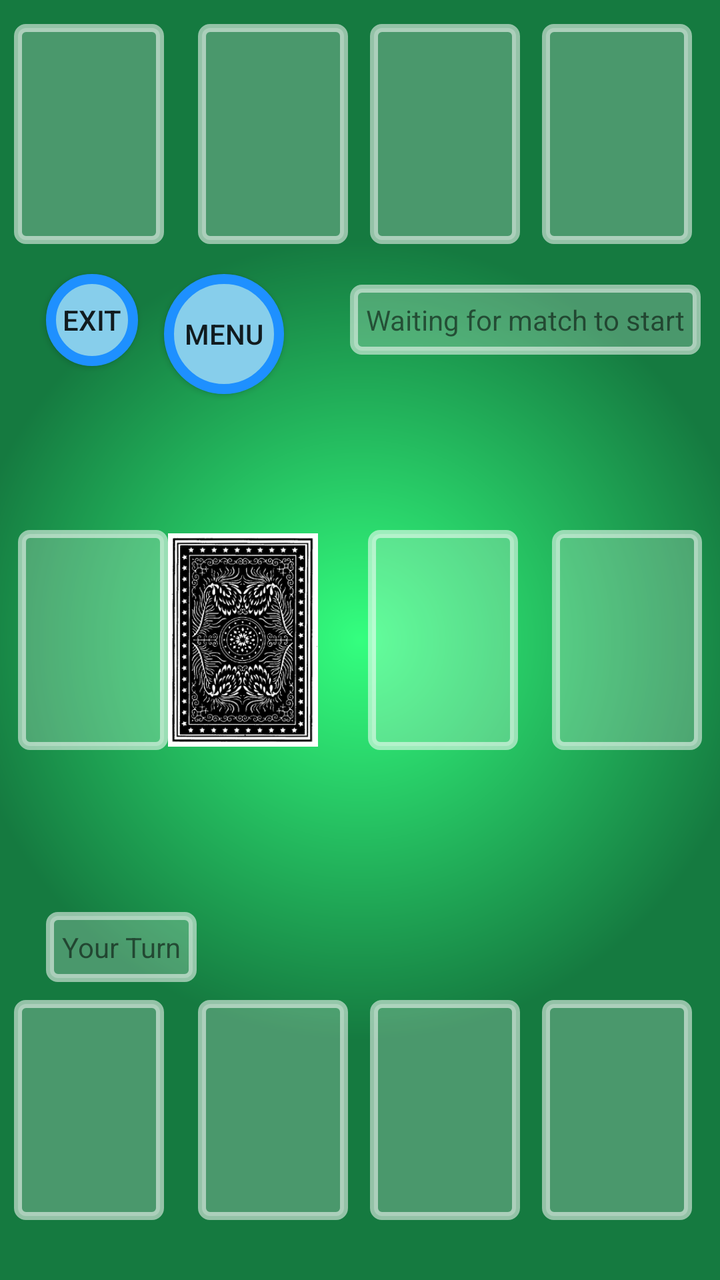
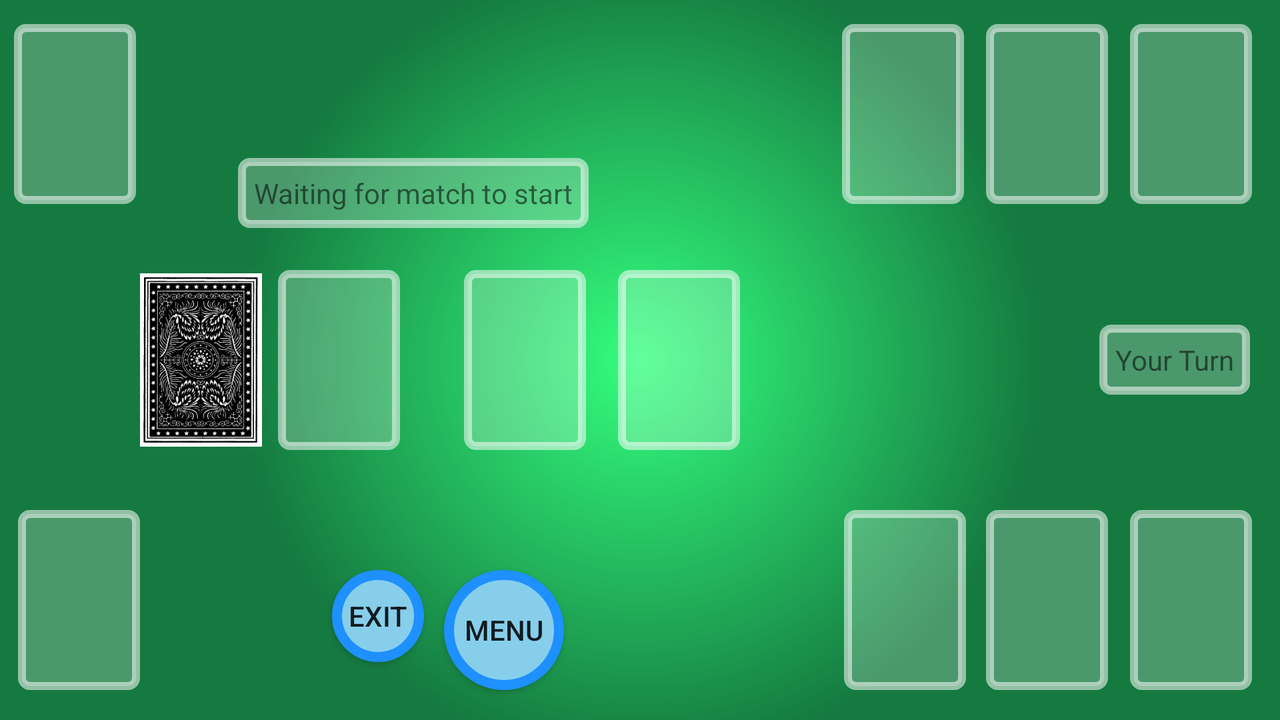

First picture: res/layout/ on a phone held upright. Second picture: the repository's own variant of that layout, on a device whose configuration matches the variant's folder. Source for both follows.
<!-- AndroidManifest.xml: application theme AppTheme -->
<!-- res/layout/fragment_briscola_match.xml -->
<?xml version="1.0" encoding="utf-8"?>
<RelativeLayout xmlns:android="http://schemas.android.com/apk/res/android"
    xmlns:app="http://schemas.android.com/apk/res-auto"
    xmlns:tools="http://schemas.android.com/tools"
    android:id="@+id/layout"
    android:layout_width="match_parent"
    android:layout_height="match_parent"
    android:background="@drawable/background_shape"
    android:orientation="horizontal"
    >

    <RelativeLayout
        android:id="@+id/relativeLayout2"
        android:layout_width="match_parent"
        android:layout_height="wrap_content"
        android:layout_alignParentStart="true"
        android:layout_alignParentTop="true"
        android:layout_marginTop="12dp"
        android:orientation="horizontal">

        <ImageView
            android:id="@+id/player1PileSlot"
            android:layout_width="75dp"
            android:layout_height="110dp"
            android:layout_alignParentStart="true"
            android:layout_alignParentTop="true"
            android:layout_marginStart="7dp"
            app:srcCompat="@drawable/card_slot_shape" />

        <ImageView
            android:id="@+id/player1Card0Slot"
            android:layout_width="75dp"
            android:layout_height="110dp"
            android:layout_alignParentEnd="true"
            android:layout_alignParentTop="true"
            android:layout_marginEnd="14dp"
            app:srcCompat="@drawable/card_slot_shape" />

        <ImageView
            android:id="@+id/player1Card1Slot"
            android:layout_width="75dp"
            android:layout_height="110dp"
            android:layout_alignParentTop="true"
            android:layout_marginEnd="11dp"
            android:layout_toStartOf="@+id/player1Card0Slot"
            app:srcCompat="@drawable/card_slot_shape" />

        <ImageView
            android:id="@+id/player1Card2Slot"
            android:layout_width="75dp"
            android:layout_height="110dp"
            android:layout_alignParentTop="true"
            android:layout_marginRight="11dp"
            android:layout_toStartOf="@+id/player1Card1Slot"
            app:srcCompat="@drawable/card_slot_shape" />
    </RelativeLayout>

    <RelativeLayout
        android:id="@+id/relativeLayout3"
        android:layout_width="match_parent"
        android:layout_height="wrap_content"
        android:orientation="horizontal"
        android:layout_centerVertical="true"
        android:layout_alignParentStart="true">



        <ImageView
            android:id="@+id/briscolaSlot"
            android:layout_width="75dp"
            android:layout_height="110dp"
            app:srcCompat="@drawable/card_slot_shape"
            android:layout_alignParentTop="true"
            android:layout_toStartOf="@+id/deckSlot" />

        <ImageView
            android:id="@+id/deckSlot"
            android:layout_width="75dp"
            android:layout_height="110dp"
            app:srcCompat="@drawable/default_card_background"
            android:layout_alignParentTop="true"
            android:layout_toStartOf="@+id/surfaceSlot0"
            android:layout_marginEnd="25dp" />

        <ImageView
            android:id="@+id/surfaceSlot0"
            android:layout_width="75dp"
            android:layout_height="110dp"
            android:layout_alignParentTop="true"
            android:layout_marginEnd="17dp"
            android:layout_toStartOf="@+id/surfaceSlot1"
            android:adjustViewBounds="false"
            app:srcCompat="@drawable/card_slot_shape" />

        <ImageView
            android:id="@+id/surfaceSlot1"
            android:layout_width="75dp"
            android:layout_height="110dp"
            android:layout_alignParentEnd="true"
            android:layout_alignParentTop="true"
            android:layout_marginEnd="9dp"
            app:srcCompat="@drawable/card_slot_shape" />

    </RelativeLayout>

    <RelativeLayout
        android:id="@+id/relativeLayout1"
        android:layout_width="match_parent"
        android:layout_height="wrap_content"
        android:layout_alignParentBottom="true"
        android:layout_alignParentStart="true"
        android:layout_marginBottom="30dp"
        android:orientation="horizontal">

        <ImageView
            android:id="@+id/player0PileSlot"
            android:layout_width="75dp"
            android:layout_height="110dp"
            android:layout_alignParentStart="true"
            android:layout_alignParentTop="true"
            android:layout_marginStart="7dp"
            app:srcCompat="@drawable/card_slot_shape" />

        <ImageView
            android:id="@+id/player0Card0Slot"
            android:layout_width="75dp"
            android:layout_height="110dp"
            android:layout_alignParentEnd="true"
            android:layout_alignParentTop="true"
            android:layout_marginEnd="14dp"
            app:srcCompat="@drawable/card_slot_shape" />

        <ImageView
            android:id="@+id/player0Card1Slot"
            android:layout_width="75dp"
            android:layout_height="110dp"
            android:layout_alignParentTop="true"
            android:layout_marginEnd="11dp"
            android:layout_toStartOf="@+id/player0Card0Slot"
            app:srcCompat="@drawable/card_slot_shape" />

        <ImageView
            android:id="@+id/player0Card2Slot"
            android:layout_width="75dp"
            android:layout_height="110dp"
            android:layout_alignParentTop="true"
            android:layout_marginRight="11dp"
            android:layout_toStartOf="@+id/player0Card1Slot"
            app:srcCompat="@drawable/card_slot_shape" />

    </RelativeLayout>

    <TextView
        android:id="@+id/player0Turn"
        android:layout_width="wrap_content"
        android:layout_height="wrap_content"
        android:alpha="0"
        android:background="@drawable/card_slot_shape"
        android:padding="8dp"
        android:text="@string/player0_turn"
        tools:alpha="1"
        android:layout_above="@+id/relativeLayout1"
        android:layout_alignStart="@+id/exit_button"
        android:layout_marginBottom="9dp" />

    <Button
        android:id="@+id/exit_button"
        android:layout_width="46dp"
        android:layout_height="46dp"
        android:background="@drawable/round_button"
        android:text="@string/exit"
        android:layout_marginStart="23dp"
        android:layout_marginTop="15dp"
        android:layout_below="@+id/relativeLayout2"
        android:layout_alignParentStart="true" />

    <Button
        android:id="@+id/menu_button"
        android:layout_width="60dp"
        android:layout_height="60dp"
        android:background="@drawable/round_button"
        android:text="@string/menu_button"
        android:layout_marginStart="13dp"
        android:layout_alignTop="@+id/exit_button"
        android:layout_toEndOf="@+id/exit_button" />

    <TextView
        android:id="@+id/turn_displayer"
        android:layout_width="wrap_content"
        android:layout_height="wrap_content"
        android:layout_alignBaseline="@+id/exit_button"
        android:layout_alignBottom="@+id/exit_button"
        android:layout_marginStart="33dp"
        android:layout_toEndOf="@+id/menu_button"
        android:background="@drawable/card_slot_shape"
        android:padding="8dp"
        android:text="@string/waiting_for_match_to_start" />


</RelativeLayout>
<!-- resources referenced by this layout -->
<resources>
  <!-- drawable background_shape (drawable) -->
  <?xml version="1.0" encoding="utf-8"?>
  <shape xmlns:android="http://schemas.android.com/apk/res/android"
      android:shape = "rectangle">
      <gradient
          android:centerX = "0.5"
          android:centerY = "0.5"
          android:endColor="@color/greenDarkCardDeskBackground"
          android:startColor = "@color/greenVeryLightCardDeskBackground"
          android:type = "radial"
          android:gradientRadius = "200dp"
          ></gradient>
  
  </shape>
  <!-- drawable card_slot_shape (drawable) -->
  <?xml version="1.0" encoding="utf-8"?>
  <shape xmlns:android = "http://schemas.android.com/apk/res/android"
      android:shape = "rectangle">
      <corners
          android:radius = "4dp"/>
      <stroke
          android:color="@color/whiteTransparent"
          android:width="4dp"
          />
      <solid
          android:color="@color/lighterWhiteTransparent"
          ></solid>
  </shape>
  <!-- drawable default_card_background: png bitmap (drawable-xhdpi, 77120 bytes) -->
  <!-- drawable round_button (drawable) -->
  <?xml version="1.0" encoding="utf-8"?>
  <selector xmlns:android="http://schemas.android.com/apk/res/android">
      <item android:state_pressed="false">
          <shape android:shape="oval">
          <stroke android:color="#1E90FF" android:width="5dp" />
          <solid android:color="#87CEEB"/>
          <size android:width="150dp" android:height="150dp"/>
          </shape>
      </item>
      <item android:state_pressed="true">
          <shape android:shape="oval">
              <stroke android:color="#87CEEB" android:width="5dp" />
              <solid android:color="#1E90FF"/>
              <size android:width="150dp" android:height="150dp"/>
          </shape>
      </item>
  </selector>
  <string name="exit">Exit</string>
  <string name="menu_button">Menu</string>
  <string name="player0_turn">Your Turn</string>
  <string name="waiting_for_match_to_start">Waiting for match to start</string>
  <style name="AppTheme" parent="Theme.AppCompat.Light.DarkActionBar">
          
          <item name="colorPrimary">@color/colorPrimary</item>
          <item name="colorPrimaryDark">@color/colorPrimaryDark</item>
          <item name="colorAccent">@color/colorAccent</item>
      </style>
  <color name="greenDarkCardDeskBackground">#157A40</color>
  <color name="greenVeryLightCardDeskBackground">#34ff7f</color>
  <color name="whiteTransparent">#8aFFFFFF</color>
  <color name="lighterWhiteTransparent">#3aFFFFFF</color>
  <color name="colorPrimary">#3f51b5</color>
  <color name="colorPrimaryDark">#303F9F</color>
  <color name="colorAccent">#FF4081</color>
</resources>
<!-- res/layout-land/fragment_briscola_match.xml (the repository's variant of the layout above) -->
<!-- drawn on the phone turned sideways -->
<?xml version="1.0" encoding="utf-8"?>
<RelativeLayout xmlns:android="http://schemas.android.com/apk/res/android"
    xmlns:app="http://schemas.android.com/apk/res-auto"
    xmlns:tools="http://schemas.android.com/tools"
    android:id="@+id/layout"
    android:layout_width="match_parent"
    android:layout_height="match_parent"
    android:background="@drawable/background_shape"
    android:orientation="horizontal"
    >

    <RelativeLayout
        android:id="@+id/relativeLayout2"
        android:layout_width="match_parent"
        android:layout_height="wrap_content"
        android:layout_alignParentStart="true"
        android:layout_alignParentTop="true"
        android:layout_marginTop="12dp"
        android:orientation="horizontal">

        <ImageView
            android:id="@+id/player1PileSlot"
            android:layout_width="61dp"
            android:layout_height="90dp"
            android:layout_alignParentStart="true"
            android:layout_alignParentTop="true"
            android:layout_marginStart="7dp"
            app:srcCompat="@drawable/card_slot_shape" />

        <ImageView
            android:id="@+id/player1Card0Slot"
            android:layout_width="61dp"
            android:layout_height="90dp"
            android:layout_alignParentEnd="true"
            android:layout_alignParentTop="true"
            android:layout_marginEnd="14dp"
            app:srcCompat="@drawable/card_slot_shape" />

        <ImageView
            android:id="@+id/player1Card1Slot"
            android:layout_width="61dp"
            android:layout_height="90dp"
            android:layout_alignParentTop="true"
            android:layout_marginEnd="11dp"
            android:layout_toStartOf="@+id/player1Card0Slot"
            app:srcCompat="@drawable/card_slot_shape" />

        <ImageView
            android:id="@+id/player1Card2Slot"
            android:layout_width="61dp"
            android:layout_height="90dp"
            android:layout_alignParentTop="true"
            android:layout_marginRight="11dp"
            android:layout_toStartOf="@+id/player1Card1Slot"
            app:srcCompat="@drawable/card_slot_shape" />
    </RelativeLayout>

    <android.support.constraint.ConstraintLayout
        android:id="@+id/relativeLayout3"
        android:layout_width="match_parent"
        android:layout_height="wrap_content"
        android:orientation="horizontal"
        android:layout_centerVertical="true"
        android:layout_alignParentStart="true">


        <ImageView
            android:id="@+id/briscolaSlot"
            android:layout_width="61dp"
            android:layout_height="90dp"
            android:layout_marginStart="8dp"
            app:layout_constraintStart_toEndOf="@+id/deckSlot"
            app:layout_constraintTop_toTopOf="parent"
            app:srcCompat="@drawable/card_slot_shape" />

        <ImageView
            android:id="@+id/deckSlot"
            android:layout_width="61dp"
            android:layout_height="90dp"
            android:layout_marginStart="70dp"
            app:layout_constraintStart_toStartOf="parent"
            app:layout_constraintTop_toTopOf="parent"
            app:srcCompat="@drawable/default_card_background" />

        <ImageView
            android:id="@+id/surfaceSlot0"
            android:layout_width="61dp"
            android:layout_height="90dp"
            android:layout_marginStart="32dp"
            android:adjustViewBounds="false"
            app:layout_constraintStart_toEndOf="@+id/briscolaSlot"
            app:layout_constraintTop_toTopOf="parent"
            app:srcCompat="@drawable/card_slot_shape" />

        <ImageView
            android:id="@+id/surfaceSlot1"
            android:layout_width="61dp"
            android:layout_height="90dp"
            android:layout_marginStart="16dp"
            app:srcCompat="@drawable/card_slot_shape"
            app:layout_constraintTop_toTopOf="parent"
            app:layout_constraintStart_toEndOf="@+id/surfaceSlot0" />

    </android.support.constraint.ConstraintLayout>

    <RelativeLayout
        android:id="@+id/relativeLayout1"
        android:layout_width="match_parent"
        android:layout_height="wrap_content"
        android:orientation="horizontal"
        android:layout_marginBottom="15dp"
        android:layout_alignParentBottom="true"
        android:layout_alignParentStart="true">

        <ImageView
            android:id="@+id/player0PileSlot"
            android:layout_width="61dp"
            android:layout_height="90dp"
            android:layout_marginStart="9dp"
            app:srcCompat="@drawable/card_slot_shape"
            android:layout_alignParentTop="true"
            android:layout_alignParentStart="true" />

        <ImageView
            android:id="@+id/player0Card0Slot"
            android:layout_width="61dp"
            android:layout_height="90dp"
            android:layout_alignParentEnd="true"
            android:layout_alignParentTop="true"
            android:layout_marginEnd="14dp"
            app:srcCompat="@drawable/card_slot_shape" />

        <ImageView
            android:id="@+id/player0Card1Slot"
            android:layout_width="61dp"
            android:layout_height="90dp"
            android:layout_alignParentTop="true"
            android:layout_marginEnd="11dp"
            android:layout_toStartOf="@+id/player0Card0Slot"
            app:srcCompat="@drawable/card_slot_shape" />

        <ImageView
            android:id="@+id/player0Card2Slot"
            android:layout_width="61dp"
            android:layout_height="90dp"
            android:layout_marginRight="11dp"
            app:srcCompat="@drawable/card_slot_shape"
            android:layout_marginEnd="10dp"
            android:layout_alignParentTop="true"
            android:layout_toStartOf="@+id/player0Card1Slot" />

    </RelativeLayout>

    <TextView
        android:id="@+id/player0Turn"
        android:layout_width="wrap_content"
        android:layout_height="wrap_content"
        android:alpha="0"
        android:background="@drawable/card_slot_shape"
        android:padding="8dp"
        android:text="@string/player0_turn"
        tools:alpha="1"
        android:layout_centerVertical="true"
        android:layout_alignParentEnd="true"
        android:layout_marginEnd="15dp" />

    <Button
        android:id="@+id/exit_button"
        android:layout_width="46dp"
        android:layout_height="46dp"
        android:background="@drawable/round_button"
        android:text="EXIT"
        android:layout_alignTop="@+id/menu_button"
        android:layout_alignStart="@+id/turn_displayer"
        android:layout_marginStart="47dp" />

    <Button
        android:id="@+id/menu_button"
        android:layout_width="60dp"
        android:layout_height="60dp"
        android:background="@drawable/round_button"
        android:text="@string/menu_button"
        android:layout_marginStart="10dp"
        android:layout_alignBottom="@+id/relativeLayout1"
        android:layout_toEndOf="@+id/exit_button" />

    <TextView
        android:id="@+id/turn_displayer"
        android:layout_width="wrap_content"
        android:layout_height="wrap_content"
        android:layout_marginStart="119dp"
        android:background="@drawable/card_slot_shape"
        android:padding="8dp"
        android:text="@string/waiting_for_match_to_start"
        android:layout_marginBottom="21dp"
        android:layout_above="@+id/relativeLayout3"
        android:layout_alignParentStart="true" />


</RelativeLayout>
<!-- resources referenced by the variant -->
<!-- as the phone turned sideways resolves them -->
<resources>
  <!-- drawable background_shape (drawable) -->
  <?xml version="1.0" encoding="utf-8"?>
  <shape xmlns:android="http://schemas.android.com/apk/res/android"
      android:shape = "rectangle">
      <gradient
          android:centerX = "0.5"
          android:centerY = "0.5"
          android:endColor="@color/greenDarkCardDeskBackground"
          android:startColor = "@color/greenVeryLightCardDeskBackground"
          android:type = "radial"
          android:gradientRadius = "200dp"
          ></gradient>
  
  </shape>
  <!-- drawable card_slot_shape (drawable) -->
  <?xml version="1.0" encoding="utf-8"?>
  <shape xmlns:android = "http://schemas.android.com/apk/res/android"
      android:shape = "rectangle">
      <corners
          android:radius = "4dp"/>
      <stroke
          android:color="@color/whiteTransparent"
          android:width="4dp"
          />
      <solid
          android:color="@color/lighterWhiteTransparent"
          ></solid>
  </shape>
  <!-- drawable default_card_background: png bitmap (drawable-xhdpi, 77120 bytes) -->
  <!-- drawable round_button (drawable) -->
  <?xml version="1.0" encoding="utf-8"?>
  <selector xmlns:android="http://schemas.android.com/apk/res/android">
      <item android:state_pressed="false">
          <shape android:shape="oval">
          <stroke android:color="#1E90FF" android:width="5dp" />
          <solid android:color="#87CEEB"/>
          <size android:width="150dp" android:height="150dp"/>
          </shape>
      </item>
      <item android:state_pressed="true">
          <shape android:shape="oval">
              <stroke android:color="#87CEEB" android:width="5dp" />
              <solid android:color="#1E90FF"/>
              <size android:width="150dp" android:height="150dp"/>
          </shape>
      </item>
  </selector>
  <string name="menu_button">Menu</string>
  <string name="player0_turn">Your Turn</string>
  <string name="waiting_for_match_to_start">Waiting for match to start</string>
  <style name="AppTheme" parent="Theme.AppCompat.Light.DarkActionBar">
          
          <item name="colorPrimary">@color/colorPrimary</item>
          <item name="colorPrimaryDark">@color/colorPrimaryDark</item>
          <item name="colorAccent">@color/colorAccent</item>
      </style>
  <color name="greenDarkCardDeskBackground">#157A40</color>
  <color name="greenVeryLightCardDeskBackground">#34ff7f</color>
  <color name="whiteTransparent">#8aFFFFFF</color>
  <color name="lighterWhiteTransparent">#3aFFFFFF</color>
  <color name="colorPrimary">#3f51b5</color>
  <color name="colorPrimaryDark">#303F9F</color>
  <color name="colorAccent">#FF4081</color>
</resources>
